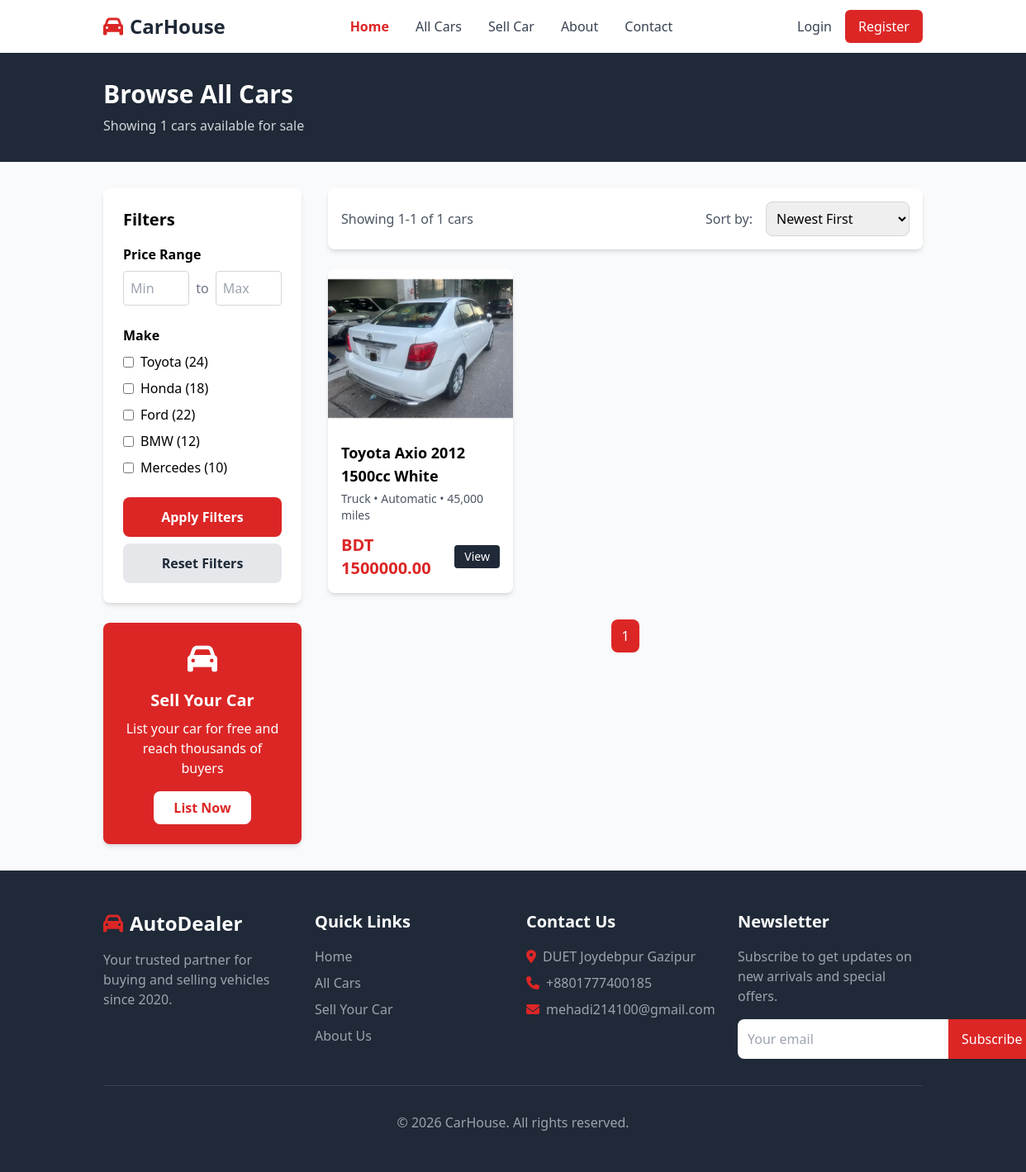
Before: /allcars/ with the older database file.
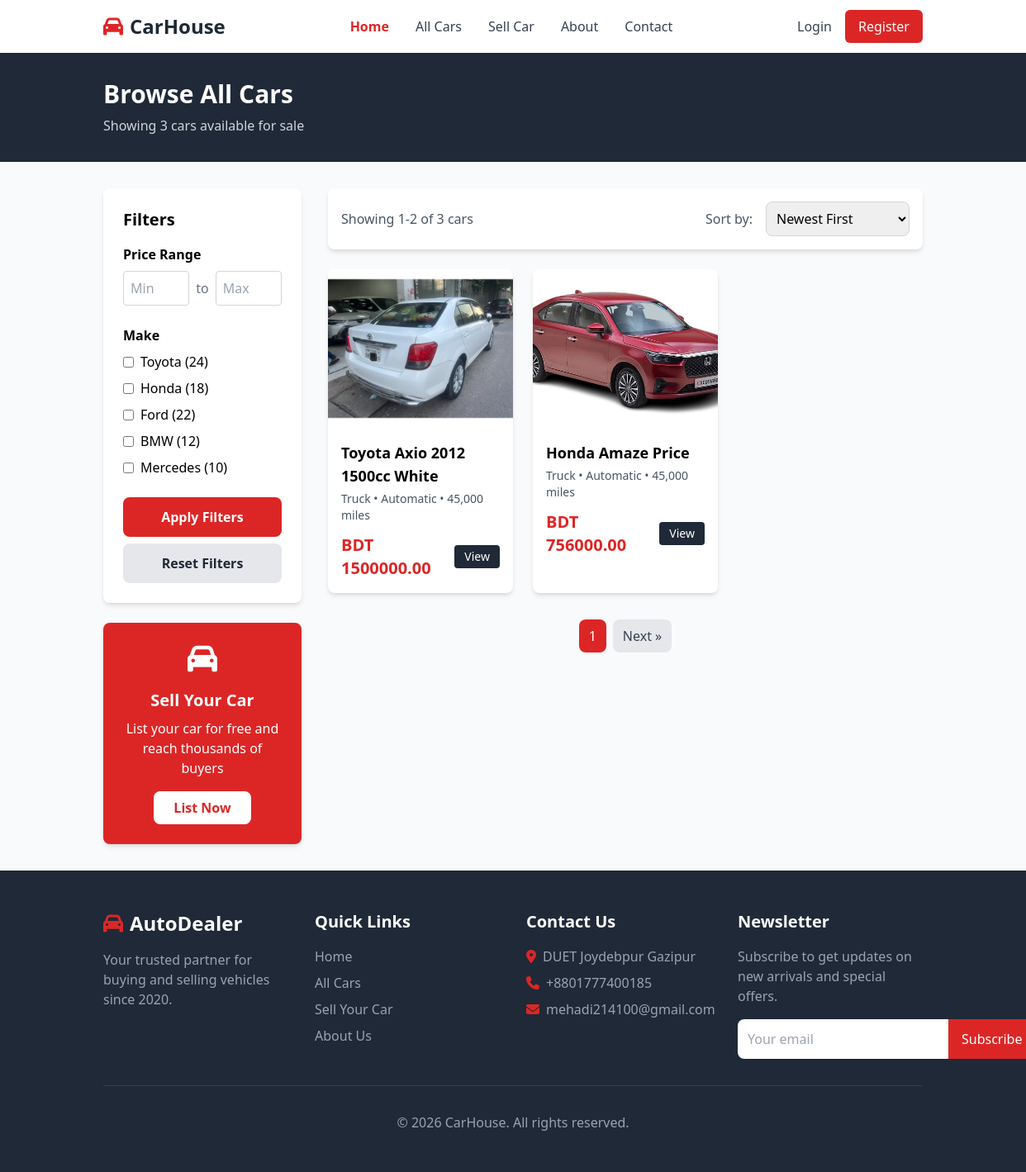
After: the same page with the newer database file.
### car/models.py (models this page shows, shortened)
class Car(models.Model):
    owner = models.ForeignKey(settings.AUTH_USER_MODEL, on_delete=models.CASCADE)
    title = models.CharField(max_length=200)
    brand = models.ForeignKey(Brand, on_delete=models.SET_NULL, null=True)
    car_model = models.ForeignKey(CarModel, on_delete=models.SET_NULL, null=True)
    price = models.DecimalField(max_digits=12, decimal_places=2)
    image = models.ImageField(upload_to='car_images/')
    description = models.TextField()
    quantity = models.IntegerField(default=1)
    created_at = models.DateTimeField(auto_now_add=True)

### car/views.py (the view)
# urls.py: path('allcars/',AllCarsView.as_view(),name="all_cars"),
class AllCarsView(ListView):
    template_name = 'all-cars.html'
    model = Car
    context_object_name = 'cars'
    paginate_by = 2

### templates/all-cars.html (shortened to what this page needs)
{% extends "base.html" %}
{% block content %}
    <div class="bg-gray-800 text-white py-8">
        <div class="container mx-auto px-4">
            <h1 class="text-3xl font-bold mb-2">Browse All Cars</h1>
            <p class="text-gray-300">Showing {{ page_obj.paginator.count }} cars available for sale</p>
        </div>
    </div>
    <div class="container mx-auto px-4 py-8">
        <div class="flex flex-col lg:flex-row gap-8">
            <div class="lg:w-1/4">
                <div class="bg-white rounded-lg shadow-md p-6 mb-6">
                    <h3 class="text-xl font-bold mb-4">Filters</h3>
                    <div class="mb-6">
                        <h4 class="font-bold mb-2">Price Range</h4>
                        <div class="flex items-center space-x-2 mb-2">
                            <input type="number" placeholder="Min" class="w-1/2 p-2 border border-gray-300 rounded">
                            <span class="text-gray-500">to</span>
                            <input type="number" placeholder="Max" class="w-1/2 p-2 border border-gray-300 rounded">
                        </div>
                    </div>
                    <div class="mb-6">
                        <h4 class="font-bold mb-2">Make</h4>
                        <div class="space-y-2">
                            <label class="flex items-center">
                                <input type="checkbox" class="mr-2">
                                <span>Toyota (24)</span>
                            </label>
                            <label class="flex items-center">
                                <input type="checkbox" class="mr-2">
                                <span>Honda (18)</span>
                            </label>
                            <label class="flex items-center">
                                <input type="checkbox" class="mr-2">
                                <span>Ford (22)</span>
                            </label>
                            <label class="flex items-center">
                                <input type="checkbox" class="mr-2">
                                <span>BMW (12)</span>
                            </label>
                            <label class="flex items-center">
                                <input type="checkbox" class="mr-2">
                                <span>Mercedes (10)</span>
                            </label>
                        </div>
                    </div>
                    <button class="w-full bg-red-600 text-white py-3 rounded-lg font-semibold hover:bg-red-700">Apply Filters</button>
                    <button class="w-full mt-2 bg-gray-200 text-gray-800 py-3 rounded-lg font-semibold hover:bg-gray-300">Reset Filters</button>
                </div>
                <div class="bg-red-600 text-white rounded-lg shadow-md p-6 text-center">
                    <i class="fas fa-car text-4xl mb-4"></i>
                    <h3 class="text-xl font-bold mb-2">Sell Your Car</h3>
                    <p class="mb-4">List your car for free and reach thousands of buyers</p>
                    <a href="sell-car.html" class="inline-block bg-white text-red-600 px-6 py-2 rounded-lg font-semibold hover:bg-gray-100">List Now</a>
                </div>
            </div>
            <div class="lg:w-3/4">
                <div class="bg-white rounded-lg shadow-md p-4 mb-6 flex flex-col md:flex-row justify-between items-center">
                    <div class="mb-4 md:mb-0">
                        <span class="text-gray-600">Showing {{page_obj.start_index}}-{{page_obj.end_index}} of {{ page_obj.paginator.count }} cars</span>
                    </div>
                    <div class="flex items-center space-x-4">
                        <span class="text-gray-600">Sort by:</span>
                        <select class="p-2 border border-gray-300 rounded-lg focus:outline-none">
                            <option>Newest First</option>
                        </select>
                    </div>
                </div>
                <div class="grid grid-cols-1 md:grid-cols-2 lg:grid-cols-3 gap-6">
                    {% for car in cars %}
                    <div class="bg-white rounded-lg shadow-md overflow-hidden hover:shadow-lg transition">
                        <div class="relative">
                            <img src="{{car.image.url}}"
                                 alt="Car" class="w-full h-48 object-cover">
                        </div>
                        <div class="p-4">
                            <h3 class="text-lg font-bold mb-1">{{car.title}}</h3>
                            <p class="text-gray-600 text-sm mb-3">Truck • Automatic • 45,000 miles</p>
                            <div class="flex justify-between items-center">
                                <span class="text-xl font-bold text-red-600">BDT {{car.price}}</span>
                                <a href="car-details.html" class="bg-gray-800 text-white px-3 py-1 rounded text-sm hover:bg-gray-900">View</a>
                            </div>
                        </div>
                    </div>
                    {% endfor %}
                </div>
                <div class="mt-8 flex justify-center">
                    <nav class="flex items-center space-x-2">
                        <a href="#" class="px-3 py-2 bg-red-600 text-white rounded-lg">{{page_obj.number}}</a>
                        {% if page_obj.has_next %}
                         <a href="?page={{page_obj.next_page_number}}" class="px-3 py-2 bg-gray-200 text-gray-700 rounded-lg hover:bg-gray-300">Next &raquo;</a>
                        {% endif %}
                    </nav>
                </div>
            </div>
        </div>
    </div>
{% endblock content %}

### templates/base.html (shortened to what this page needs)
<!DOCTYPE html>
<html lang="en">
<head>
    <script src="https://cdn.tailwindcss.com"></script>
    <link rel="stylesheet" href="https://cdnjs.cloudflare.com/ajax/libs/font-awesome/6.4.0/css/all.min.css">
</head>
<body class="bg-gray-50">
    <nav class="bg-white shadow-md">
        <div class="container mx-auto px-4 py-3 flex justify-between items-center">
            <div class="flex items-center">
                <i class="fas fa-car text-red-600 text-2xl mr-2"></i>
                <a href="{% url "home" %}" class="text-2xl font-bold text-gray-800">CarHouse</a>
            </div>
            <div class="hidden md:flex space-x-8">
                <a href="{% url "home" %}" class="text-red-600 font-semibold">Home</a>
                <a href="{% url "all_cars" %}" class="text-gray-700 hover:text-red-600">All Cars</a>
                <a href="{% url "sellcar" %}" class="text-gray-700 hover:text-red-600">Sell Car</a>
                <a href="about.html" class="text-gray-700 hover:text-red-600">About</a>
                <a href="contact.html" class="text-gray-700 hover:text-red-600">Contact</a>
            </div>
            {% if user.is_authenticated %}
                <div class="flex items-center space-x-4">
                    <a href="#" class="text-gray-700 hover:text-red-600">Welcome {{user.first_name}}</a>
                    <form action="{% url 'logout' %}" method="post">
                        {% csrf_token %}
                        <button type="submit" class="bg-red-600 text-white px-4 py-2 rounded-md hover:bg-red-700">
                            Logout
                        </button>
                    </form>
                </div>
            {% else %}
                <div class="flex items-center space-x-4">
                    <a href="{% url "login" %}" class="text-gray-700 hover:text-red-600">Login</a>
                    <a href="{% url "registration" %}" class="bg-red-600 text-white px-4 py-2 rounded-md hover:bg-red-700">Register</a>
                </div>
            {% endif %}
        </div>
    </nav>
    {% block content %}{% endblock content %}
    <footer class="bg-gray-800 text-white py-12">
        <div class="container mx-auto px-4">
            <div class="grid grid-cols-1 md:grid-cols-4 gap-8">
                <div>
                    <div class="flex items-center mb-4">
                        <i class="fas fa-car text-red-600 text-2xl mr-2"></i>
                        <span class="text-2xl font-bold">AutoDealer</span>
                    </div>
                    <p class="text-gray-400">Your trusted partner for buying and selling vehicles since 2020.</p>
                </div>
                <div>
                    <h3 class="text-xl font-bold mb-4">Quick Links</h3>
                    <ul class="space-y-2">
                        <li><a href="index.html" class="text-gray-400 hover:text-white">Home</a></li>
                        <li><a href="all-cars.html" class="text-gray-400 hover:text-white">All Cars</a></li>
                        <li><a href="sell-car.html" class="text-gray-400 hover:text-white">Sell Your Car</a></li>
                        <li><a href="about.html" class="text-gray-400 hover:text-white">About Us</a></li>
                    </ul>
                </div>
                <div>
                    <h3 class="text-xl font-bold mb-4">Contact Us</h3>
                    <ul class="space-y-2 text-gray-400">
                        <li class="flex items-center">
                            <i class="fas fa-map-marker-alt mr-2 text-red-600"></i>
                            DUET Joydebpur Gazipur
                        </li>
                        <li class="flex items-center">
                            <i class="fas fa-phone mr-2 text-red-600"></i>
                            +8801777400185
                        </li>
                        <li class="flex items-center">
                            <i class="fas fa-envelope mr-2 text-red-600"></i>
                            mehadi214100@gmail.com
                        </li>
                    </ul>
                </div>
                <div>
                    <h3 class="text-xl font-bold mb-4">Newsletter</h3>
                    <p class="text-gray-400 mb-4">Subscribe to get updates on new arrivals and special offers.</p>
                    <div class="flex">
                        <input type="email" placeholder="Your email" class="flex-grow p-3 text-gray-800 rounded-l-lg focus:outline-none">
                        <button class="bg-red-600 px-4 rounded-r-lg hover:bg-red-700">Subscribe</button>
                    </div>
                </div>
            </div>
            <div class="border-t border-gray-700 mt-8 pt-8 text-center text-gray-400">
                <p>&copy; 2026 CarHouse. All rights reserved.</p>
            </div>
        </div>
    </footer>
</body>
</html>

Changed rows visible on the page:
added Car: image (picture), title "Honda Amaze Price", price "756000.00"
Other visible differences:
{{ page_obj.paginator.count }}: "1" → "3"
{{ page_obj.end_index }}: "1" → "2"
text now shown: "Next »"
